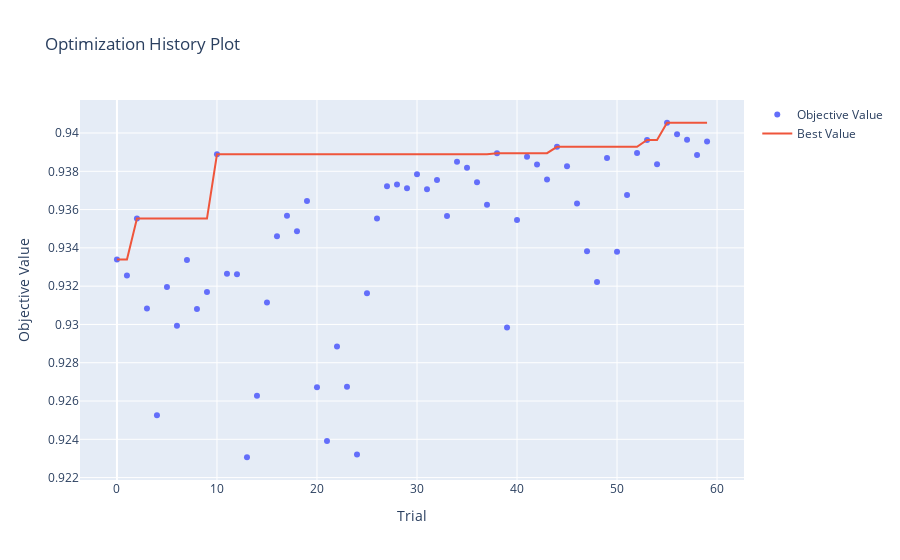
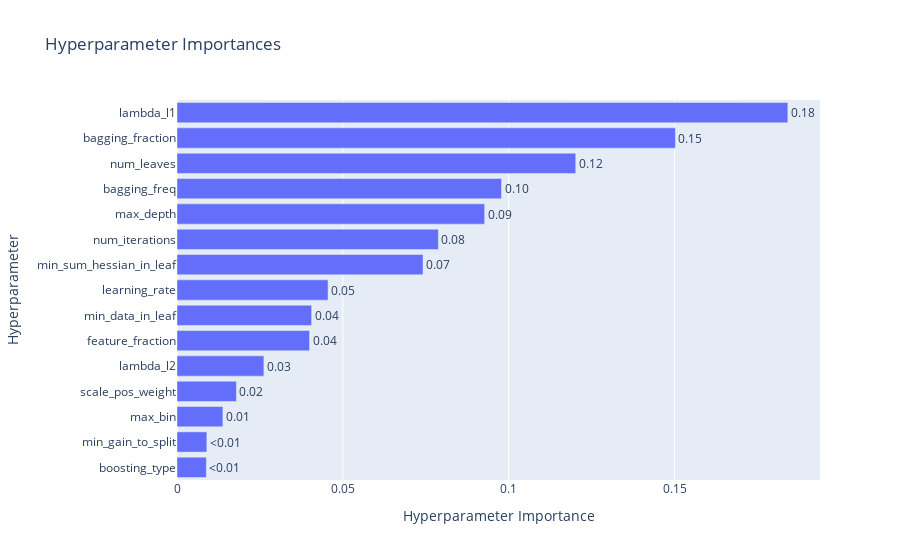
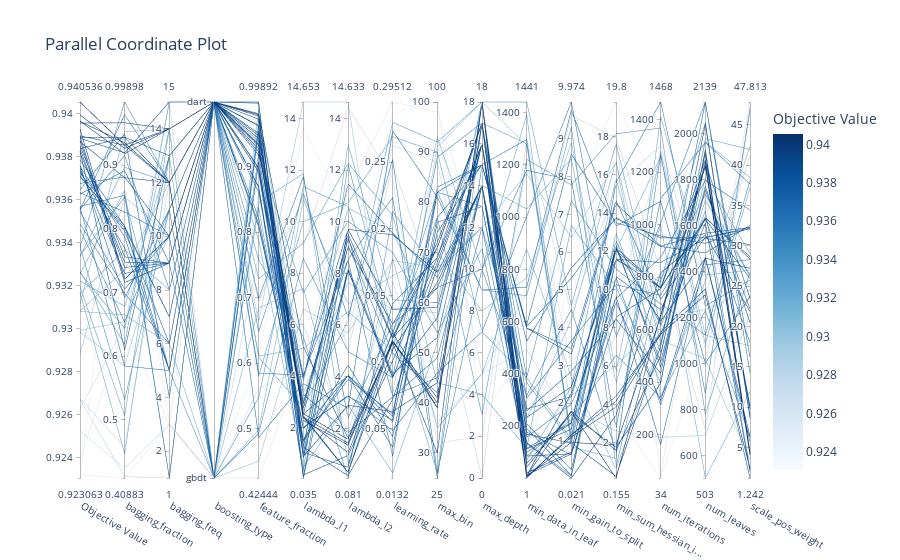
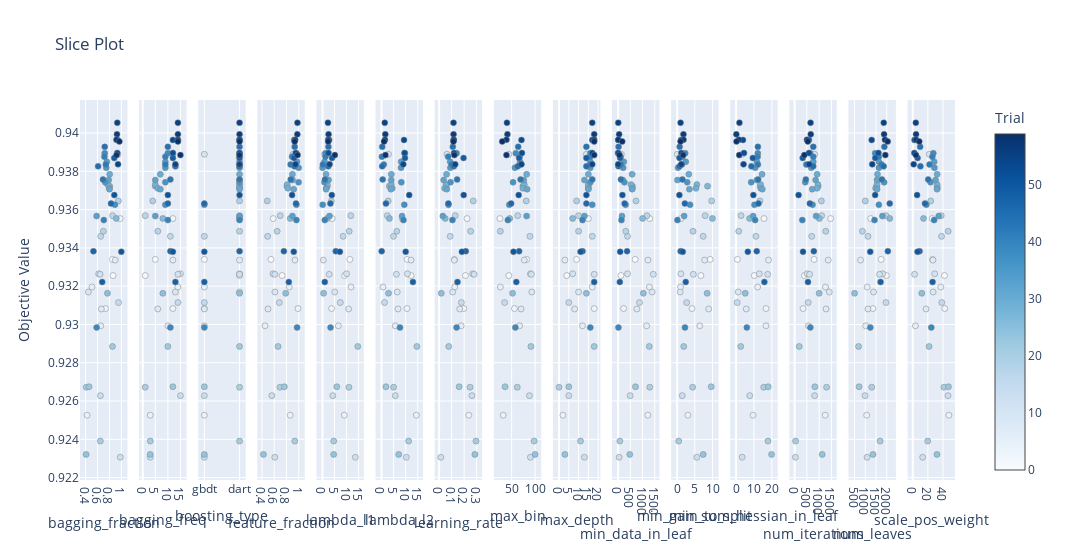

The notebook cell these images were saved under, in order:
### Markdown cell above
#### Funciones para ver el comportamiento de los hiperparámetros en base a resultados de los trials

### Code cell
from optuna.visualization import plot_optimization_history, plot_param_importances, plot_parallel_coordinate, plot_slice

# 1️⃣ Historial de optimización (objetivo vs trial)
fig1 = plot_optimization_history(study)
fig1.show()

# 2️⃣ Importancia de cada hiperparámetro
fig2 = plot_param_importances(study)
fig2.show()

# 3️⃣ Coordenadas paralelas: cada línea es un trial
fig3 = plot_parallel_coordinate(study)
fig3.show()

# 4️⃣ Slice plot: distribuciones de score vs valor de cada hiperparámetro
fig4 = plot_slice(study)
fig4.show()
